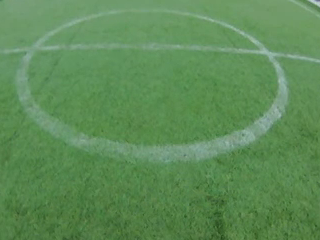
//> input picture opencv/image_320x240.png, 320 x 240 px
$ ./main8   (built with g++ and OpenCV 4)
//> lines starting //> are read from the running program, lines starting //| are printed output that depends on the picture; after the words box and inside, x2 and y2 are one past the last pixel; in counts of white or black regions, pixels touching at a corner belong together

#include "cv.h"
#include "highgui.h"
#include "ctype.h"

int main(void)
{
	IplImage *src_img = 0;
	IplImage *src_img_gray = 0;
	IplImage *dst_img = 0;
	IplImage *dst_img1 = 0;
	IplImage *dst_img2 = 0;
	IplImage *tmp_img = 0;
	IplImage *out1 = 0, *out2 = 0, *out3 = 0;
	char *filename = (char *)"image_320x240.png";
	int x, y;
	unsigned char r, g, b;

	src_img = cvLoadImage(filename, CV_LOAD_IMAGE_ANYDEPTH | CV_LOAD_IMAGE_ANYCOLOR);
//> src_img is the input picture: 240 rows x 320 cols, CV_8UC3; mean B, G, R 86.8, 139.7, 93.5
	tmp_img = cvCloneImage(src_img);
	dst_img = cvCloneImage(src_img);

	dst_img1 = cvCreateImage(cvGetSize(src_img), IPL_DEPTH_8U, 1);
	dst_img2 = cvCreateImage(cvGetSize(src_img), IPL_DEPTH_8U, 1);
	out1 = cvCreateImage(cvGetSize(src_img), IPL_DEPTH_8U, 1);
	out2 = cvCreateImage(cvGetSize(src_img), IPL_DEPTH_8U, 1);
	out3 = cvCreateImage(cvGetSize(src_img), IPL_DEPTH_8U, 1);

	////////////////////////////////////////////////////////////
	src_img_gray = cvCreateImage(cvGetSize(src_img), IPL_DEPTH_8U, 1);
	cvCvtColor(src_img, src_img_gray, CV_BGR2GRAY);
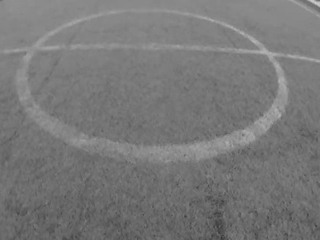
//> src_img_gray: 240 rows x 320 cols, CV_8UC1; min 53, max 202, mean 119.8
	cvThreshold(src_img_gray, dst_img1, 138, 255, CV_THRESH_BINARY);
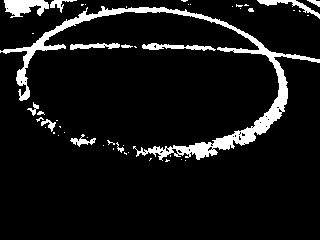
//> dst_img1: 240 rows x 320 cols, CV_8UC1; 8.3% white; 48 white regions (34 under 20 px), largest, box (x1, y1, x2, y2) and area: (0, 6, 320, 161) 4411, (4, 0, 49, 18) 522, (142, 43, 216, 51) 299
	////////////////////////////////////////////////////////////
	for(y = 0; y < tmp_img->height; y++) {
		for(x = 0; x < tmp_img->width; x++) {
			b = tmp_img->imageData[tmp_img->widthStep * y + x * 3 + 0];
			g = tmp_img->imageData[tmp_img->widthStep * y + x * 3 + 1];
			r = tmp_img->imageData[tmp_img->widthStep * y + x * 3 + 2];
			if(r < 100 || b < 100) {
				tmp_img->imageData[tmp_img->widthStep * y + x * 3 + 0] = 0x00;
				tmp_img->imageData[tmp_img->widthStep * y + x * 3 + 1] = 0x00;
				tmp_img->imageData[tmp_img->widthStep * y + x * 3 + 2] = 0x00;
			} else {
				tmp_img->imageData[tmp_img->widthStep * y + x * 3 + 0] = 0xff;
				tmp_img->imageData[tmp_img->widthStep * y + x * 3 + 1] = 0xff;
				tmp_img->imageData[tmp_img->widthStep * y + x * 3 + 2] = 0xff;
			}
		}
	}
//> this loop made 240 passes
//> (b, g, r) on passes 1 to 3: (125, 106, 102), (169, 150, 146), (193, 188, 175)
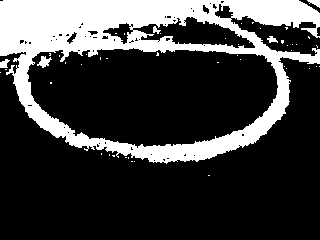
//> tmp_img: 240 rows x 320 cols, CV_8UC3; 24.1% white; 49 white regions (43 under 20 px), largest, box (x1, y1, x2, y2) and area: (0, 0, 320, 164) 18159, (37, 56, 52, 68) 94, (0, 59, 10, 68) 59, (307, 0, 320, 8) 58, (267, 36, 278, 43) 45, (153, 26, 161, 34) 34
//> after the loop, b = 61; g = 116; r = 75
	cvCvtColor(tmp_img, dst_img2, CV_BGR2GRAY);
	////////////////////////////////////////////////////////////
	/* AND OR */
	cvAnd(dst_img1, dst_img2, out1, NULL);
	cvOr(dst_img1, dst_img2, out2, NULL);
	cvXor(dst_img1, dst_img2, out3);
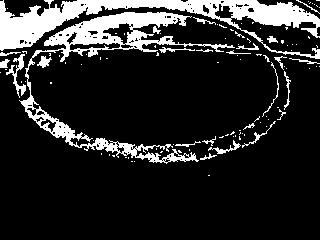
//> out3: 240 rows x 320 cols, CV_8UC1; 15.9% white; 109 white regions (84 under 20 px), largest, box (x1, y1, x2, y2) and area: (0, 0, 320, 59) 5670, (19, 12, 235, 164) 4840, (6, 54, 26, 98) 247
	cvCvtColor(out2, tmp_img, CV_GRAY2BGR);
	cvAnd(src_img, tmp_img, dst_img);
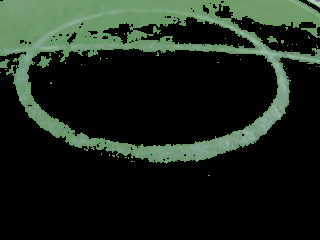
//> dst_img: 240 rows x 320 cols, CV_8UC3; mean B, G, R 27.8, 37.6, 27.5
	////////////////////////////////////////////////////////////
	cvNamedWindow("Source", CV_WINDOW_AUTOSIZE);
	cvShowImage("Source", src_img);
	cvNamedWindow("Threshold1", CV_WINDOW_AUTOSIZE);
	cvShowImage("Threshold1", dst_img1);
	cvNamedWindow("Threshold2", CV_WINDOW_AUTOSIZE);
	cvShowImage("Threshold2", dst_img2);
	cvNamedWindow("AND", CV_WINDOW_AUTOSIZE);
	cvShowImage("AND", out1);
	cvNamedWindow("OR", CV_WINDOW_AUTOSIZE);
	cvShowImage("OR", out2);
	cvNamedWindow("EX_OR", CV_WINDOW_AUTOSIZE);
	cvShowImage("EX_OR", out2);
	cvNamedWindow("Robot vision", CV_WINDOW_AUTOSIZE);
	cvShowImage("Robot vision", dst_img);

	cvWaitKey(0);

	cvDestroyWindow("Source");
	cvDestroyWindow("Threshold1");
	cvDestroyWindow("Threshold2");
	cvDestroyWindow("AND");
	cvDestroyWindow("OR");
	cvDestroyWindow("EX_OR");
	cvDestroyWindow("Robot vision");

	cvReleaseImage(&src_img);
	cvReleaseImage(&src_img_gray);
	cvReleaseImage(&dst_img1);
	cvReleaseImage(&dst_img2);

	return 0;
}
